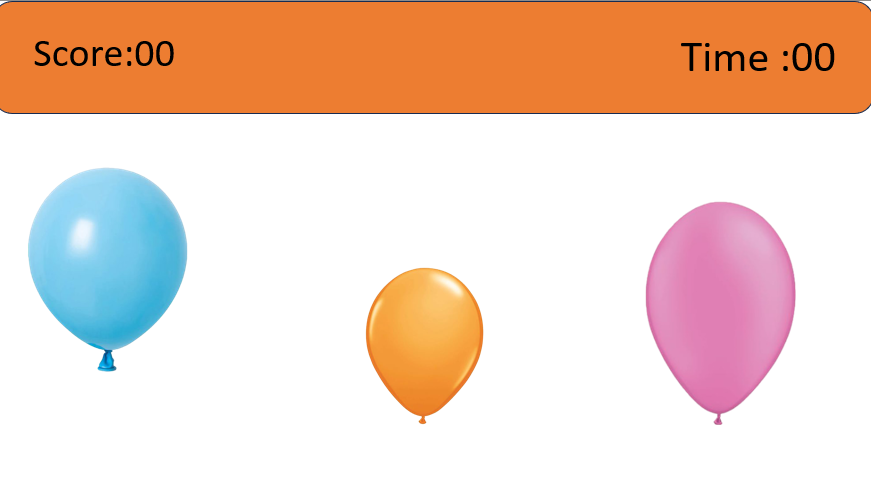
#> input picture youtube/img.png, 871 x 496 px
$ python -i FindingBallons.py   (imports and definitions only)
#> lines starting #> are read from the running program, lines starting #| are printed output that depends on the picture; after the words box and inside, x2 and y2 are one past the last pixel; in counts of white or black regions, pixels touching at a corner belong together
#> further down, picture is the input picture: shape (496, 871, 3); mean B, G, R 197.2, 212.1, 239.4
import cv2
import numpy as np

def findBalloons(img):
    bboxs = []
    img = cropImage(img, 0.3)
    img = preprocess(img)
    imgContours, contours = findContours(img)
    for cnt in contours:
        area = cv2.contourArea(cnt)
        if area > 1000:  # Adjust this threshold as needed
            x, y, w, h = cv2.boundingRect(cnt)
            cx = x + w // 12
            cy = y + h // 3
            bboxs.append((cx, cy, w, h))
            cv2.rectangle(imgContours, (x, y), (x + w, y + h), (255, 255, 255), 2)
    return imgContours, bboxs

def cropImage(img, cropVal):
#> called with cropVal = 0.3
    h, w, c = img.shape
#> h = 496; w = 871; c = 3
    img = img[int(h * cropVal):h, 0:w]
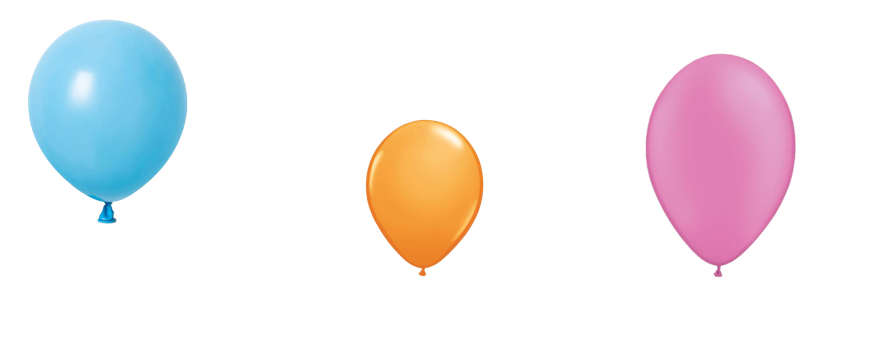
#> img: shape (348, 871, 3); mean of channels 0, 1, 2 239.9, 237.7, 241.9; drawn as B, G, R
    return img

def preprocess(img):
    img = cv2.cvtColor(img, cv2.COLOR_BGR2GRAY)
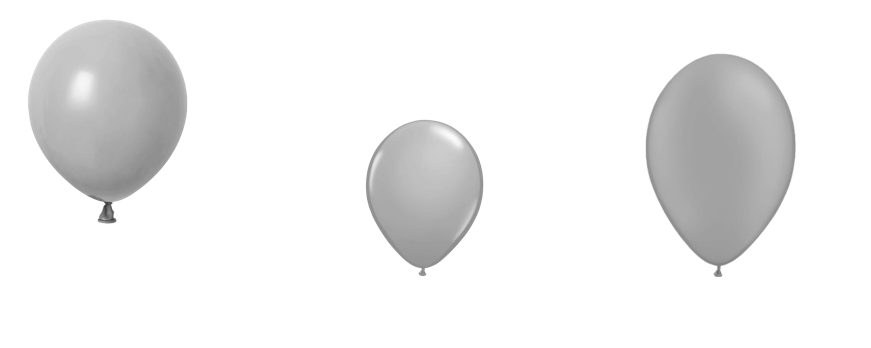
#> img: shape (348, 871); min 55, max 255, mean 239.2
    img = cv2.GaussianBlur(img, (5, 5), 5, 0)
    img = cv2.Canny(img, 50, 100)
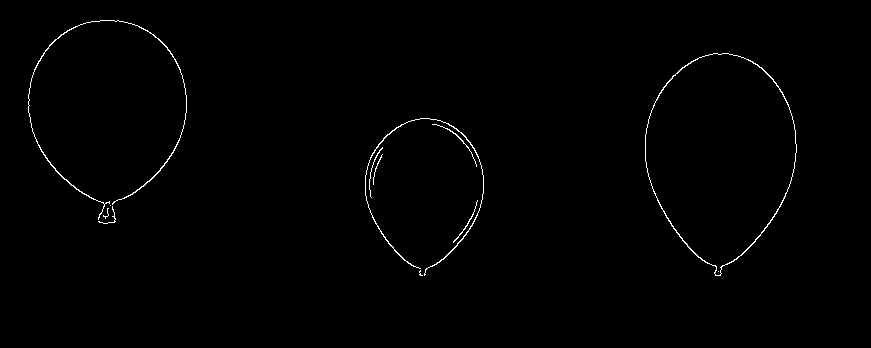
#> img: shape (348, 871); 0.7% white in thin lines or dots, all inside (x1, y1, x2, y2) = (28, 20, 797, 276)
    kernel = np.ones((5, 5), np.uint8)
    img = cv2.dilate(img, kernel)
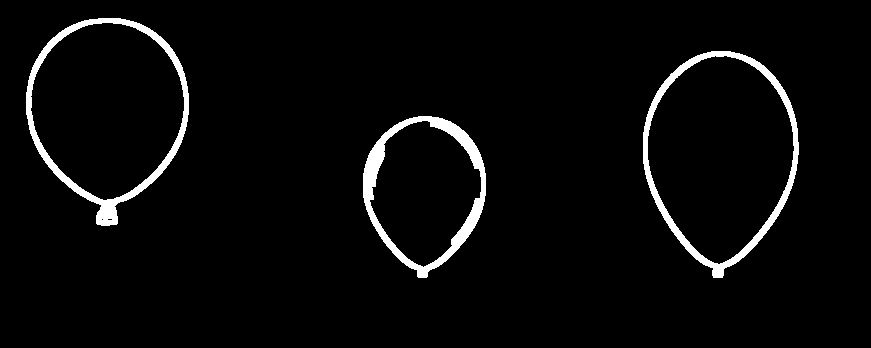
#> img: shape (348, 871); 3.7% white; 3 white regions
    return img

def findContours(img):
    imgContours = np.zeros_like(img)
    contours, _ = cv2.findContours(img, cv2.RETR_EXTERNAL, cv2.CHAIN_APPROX_SIMPLE)
#> contours = 3 contours; box (x1, y1, x2, y2) and area: (643, 51, 799, 278) 25452, (26, 18, 189, 226) 23721, (363, 116, 486, 278) 14372
    cv2.drawContours(imgContours, contours, -1, (255, 255, 255), 2)
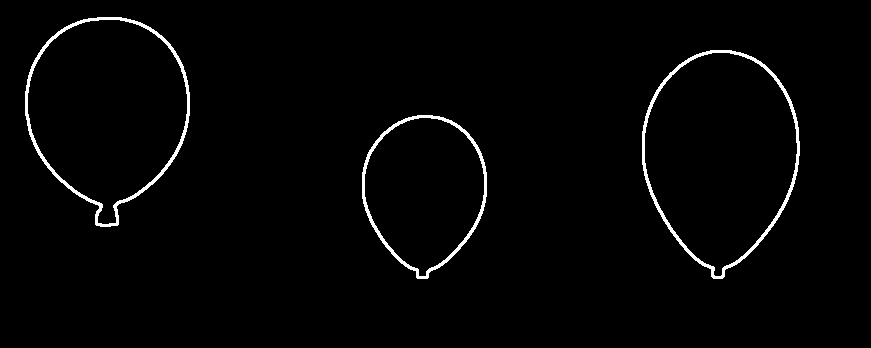
#> imgContours: shape (348, 871); 1.9% white; 3 white regions
    return imgContours, contours

>>> import cv2
>>> picture = cv2.imread('img.png')
>>> result = findBalloons(picture)
#> the loop in findBalloons, `for cnt in contours:` made 3 passes
#> (area, x, y, w, h, cx, cy) on passes 1 to 3: (14372, 363, 116, 123, 162, 373, 170), (25452.5, 643, 51, 156, 227, 656, 126), (23721, 26, 18, 163, 208, 39, 87)
#> after the loop in findBalloons, `for cnt in contours:`:
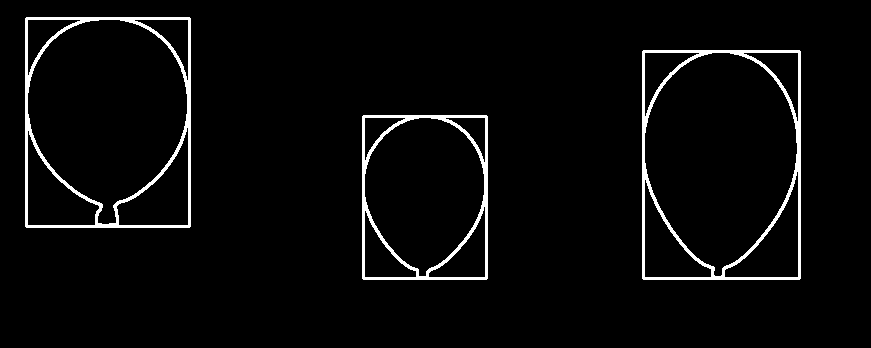
#> imgContours: shape (348, 871); 3.6% white; 3 white regions, box (x1, y1, x2, y2) and area: (642, 50, 801, 280) 4052, (25, 17, 191, 228) 3945, (362, 115, 488, 280) 2956
#> after the loop in findBalloons, `for cnt in contours:`: bboxs = [(373, 170, 123, 162), (656, 126, 156, 227), (39, 87, 163, 208)]
